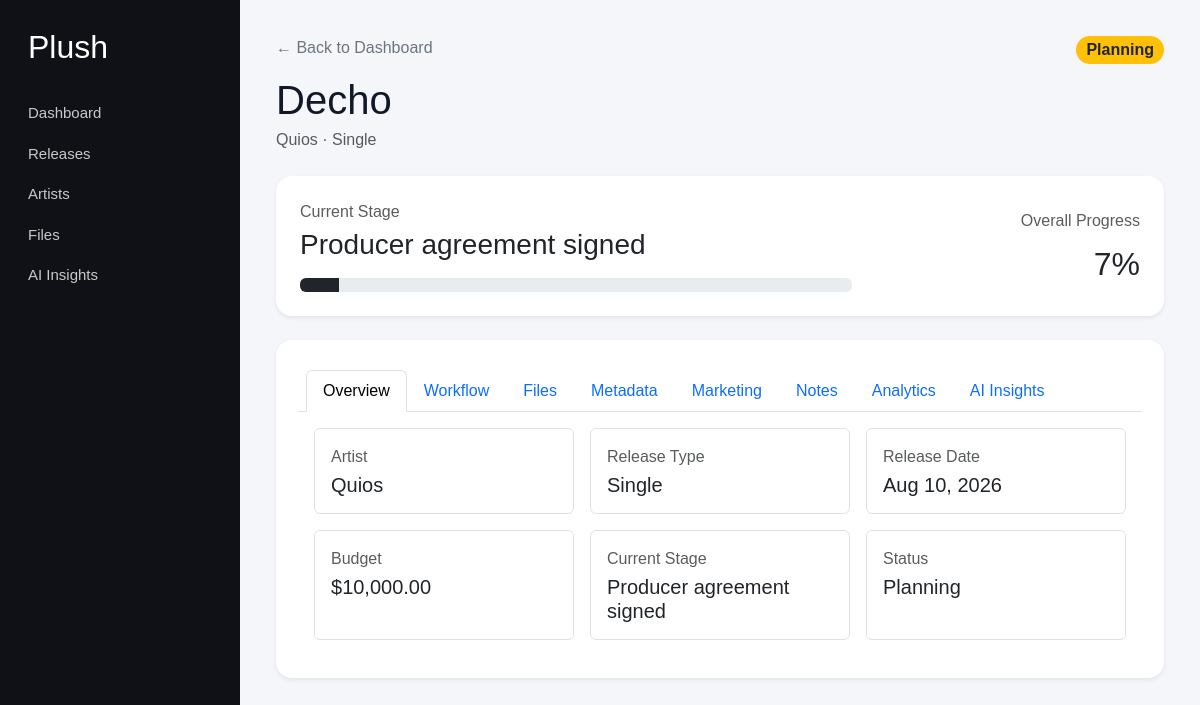
Screenshot of /releases/1 with the database file from the repository.
### models/release.py (models this page shows, shortened)
class Release(db.Model):
    __tablename__ = "releases"
    id = db.Column(
        db.Integer,
        primary_key=True,
    )
    artist_id = db.Column(
        db.Integer,
        db.ForeignKey("artists.id"),
        nullable=False,
        index=True,
    )
    title = db.Column(
        db.String(200),
        nullable=False,
    )
    release_type = db.Column(
        db.String(50),
        nullable=True,
    )
    status = db.Column(
        db.String(50),
        nullable=False,
        default="planning",
        index=True,
    )
    release_date = db.Column(
        db.Date,
        nullable=True,
        index=True,
    )
    budget = db.Column(
        db.Float,
        nullable=True,
    )
    current_stage = db.Column(
        db.String(120),
        nullable=True,
    )
    progress = db.Column(
        db.Integer,
        nullable=False,
        default=0,
    )
    created_at = db.Column(
        db.DateTime,
        nullable=False,
        default=datetime.utcnow,
    )
    updated_at = db.Column(
        db.DateTime,
        nullable=False,
        default=datetime.utcnow,
        onupdate=datetime.utcnow,
    )
    tasks = db.relationship(
        "Task",
        backref="release",
        lazy=True,
        cascade="all, delete-orphan",
    )
    files = db.relationship(
        "ProjectFile",
        backref="release",
        lazy=True,
        cascade="all, delete-orphan",
    )
    notes = db.relationship(
        "Note",
        backref="release",
        lazy=True,
        cascade="all, delete-orphan",
    )
    song_metadata = db.relationship(
        "SongMetadata",
        backref="release",
        uselist=False,
        cascade="all, delete-orphan",
    )
    deal = db.relationship(
        "Deal",
        backref="release",
        uselist=False,
        cascade="all, delete-orphan",
    )
    marketing_plan = db.relationship(
        "MarketingPlan",
        backref="release",
        uselist=False,
        cascade="all, delete-orphan",
    )
    activities = db.relationship(
        "Activity",
        backref="release",
        lazy=True,
        cascade="all, delete-orphan",
        order_by="Activity.created_at.desc()",
    )
    comments = db.relationship(
        "Comment",
        backref="release",
        lazy=True,
        cascade="all, delete-orphan",
        order_by="Comment.created_at.desc()",
    )
    calendar_events = db.relationship(
        "CalendarEvent",
        backref="release",
        lazy=True,
        cascade="all, delete-orphan",
    )

### models/artist.py (models this page shows)
class Artist(db.Model):
    __tablename__ = "artists"
    id = db.Column(db.Integer, primary_key=True)
    name = db.Column(db.String(150), nullable=False)
    genre = db.Column(db.String(100), nullable=True)
    email = db.Column(db.String(150), nullable=True)
    instagram_url = db.Column(db.String(255), nullable=True)
    spotify_url = db.Column(db.String(255), nullable=True)
    created_at = db.Column(db.DateTime, default=datetime.utcnow)
    releases = db.relationship(
        "Release",
        backref="artist",
        lazy=True,
        cascade="all, delete-orphan"
    )
    users = db.relationship("User", backref="artist", lazy=True)

### routes/releases.py (the view)
@releases_bp.route("/releases/<int:release_id>")
def release_detail(release_id):
    release_record = Release.query.get_or_404(release_id)
    completed_tasks = sum(
        1 for task in release_record.tasks
        if task.status == "done"
    )
    total_tasks = len(release_record.tasks)
    progress = (
        round((completed_tasks / total_tasks) * 100)
        if total_tasks
        else 0
    )
    release = {
        "id": release_record.id,
        "artist": release_record.artist.name,
        "title": release_record.title,
        "type": release_record.release_type or "Single",
        "status": release_record.status.replace("_", " ").title(),
        "release_date": (
            release_record.release_date.strftime("%b %d, %Y")
            if release_record.release_date
            else "Not scheduled"
        ),
        "stage": (
            release_record.current_stage
            or "Not selected"
        ),
        "budget": (
            f"{release_record.budget:,.2f}"
            if release_record.budget is not None
            else "0.00"
        ),
        "progress": progress,
    }
    tasks = [
        {
            "id": task.id,
            "name": task.task_name,
            "status": task.status,
            "completed": task.status == "done",
        }
        for task in release_record.tasks
    ]
    files = [
        {
            "name": project_file.file_name,
            "category": (
                project_file.category or "Other"
            ),
        }
        for project_file in release_record.files
    ]
    notes = [
        {
            "content": note.content,
            "visibility": note.visibility.replace(
                "_",
                " ",
            ).title(),
        }
        for note in release_record.notes
    ]
    ai_summary = (
        "AI insights will appear here after the release "
        "contains enough project information."
    )
    return render_template(
        "release_detail.html",
        release=release,
        tasks=tasks,
        files=files,
        notes=notes,
        ai_summary=ai_summary,
    )

### templates/release_detail.html (shortened to what this page needs)
{% extends "base.html" %}
{% block content %}
<div class="d-flex justify-content-between align-items-start mb-4">
    <div>
        <a href="/dashboard" class="text-decoration-none text-secondary">
            ← Back to Dashboard
        </a>
        <h1 class="mt-3 mb-1">{{ release.title }}</h1>
        <p class="text-muted mb-0">
            {{ release.artist }} · {{ release.type }}
        </p>
    </div>
    <span class="badge bg-warning text-dark fs-6">
        {{ release.status }}
    </span>
</div>
<div class="card border-0 shadow-sm p-4 mb-4">
    <div class="row align-items-center">
        <div class="col-md-8">
            <p class="text-muted mb-1">Current Stage</p>
            <h3 class="mb-3">{{ release.stage }}</h3>
            <div class="progress" style="height: 14px;">
                <div
                    class="progress-bar bg-dark"
                    role="progressbar"
                    style="width: {{ release.progress }}%;"
                    aria-valuenow="{{ release.progress }}"
                    aria-valuemin="0"
                    aria-valuemax="100">
                </div>
            </div>
        </div>
        <div class="col-md-4 text-md-end mt-3 mt-md-0">
            <p class="text-muted mb-1">Overall Progress</p>
            <h2 class="mb-0">{{ release.progress }}%</h2>
        </div>
    </div>
</div>
<div class="card border-0 shadow-sm">
    <div class="card-header bg-white border-bottom">
        <ul class="nav nav-tabs card-header-tabs" id="releaseTabs" role="tablist">
            <li class="nav-item" role="presentation">
                <button
                    class="nav-link active"
                    id="overview-tab"
                    data-bs-toggle="tab"
                    data-bs-target="#overview"
                    type="button"
                    role="tab">
                    Overview
                </button>
            </li>
            <li class="nav-item" role="presentation">
                <button
                    class="nav-link"
                    id="workflow-tab"
                    data-bs-toggle="tab"
                    data-bs-target="#workflow"
                    type="button"
                    role="tab">
                    Workflow
                </button>
            </li>
            <li class="nav-item" role="presentation">
                <button
                    class="nav-link"
                    id="files-tab"
                    data-bs-toggle="tab"
                    data-bs-target="#files"
                    type="button"
                    role="tab">
                    Files
                </button>
            </li>
            <li class="nav-item" role="presentation">
                <button
                    class="nav-link"
                    id="metadata-tab"
                    data-bs-toggle="tab"
                    data-bs-target="#metadata"
                    type="button"
                    role="tab">
                    Metadata
                </button>
            </li>
            <li class="nav-item" role="presentation">
                <button
                    class="nav-link"
                    id="marketing-tab"
                    data-bs-toggle="tab"
                    data-bs-target="#marketing"
                    type="button"
                    role="tab">
                    Marketing
                </button>
            </li>
            <li class="nav-item" role="presentation">
                <button
                    class="nav-link"
                    id="notes-tab"
                    data-bs-toggle="tab"
                    data-bs-target="#notes"
                    type="button"
                    role="tab">
                    Notes
                </button>
            </li>
            <li class="nav-item" role="presentation">
                <button
                    class="nav-link"
                    id="analytics-tab"
                    data-bs-toggle="tab"
                    data-bs-target="#analytics"
                    type="button"
                    role="tab">
                    Analytics
                </button>
            </li>
            <li class="nav-item" role="presentation">
                <button
                    class="nav-link"
                    id="ai-tab"
                    data-bs-toggle="tab"
                    data-bs-target="#ai"
                    type="button"
                    role="tab">
                    AI Insights
                </button>
            </li>
        </ul>
    </div>
    <div class="card-body">
        <div class="tab-content" id="releaseTabsContent">
            <div
                class="tab-pane fade show active"
                id="overview"
                role="tabpanel"
                aria-labelledby="overview-tab">
                {% include "tabs/overview.html" %}
            </div>
        </div>
    </div>
</div>
{% endblock %}

### templates/tabs/overview.html
<div class="row g-3">
    <div class="col-md-4">
        <div class="border rounded p-3 h-100">
            <p class="text-muted mb-1">Artist</p>
            <h5 class="mb-0">{{ release.artist }}</h5>
        </div>
    </div>
    <div class="col-md-4">
        <div class="border rounded p-3 h-100">
            <p class="text-muted mb-1">Release Type</p>
            <h5 class="mb-0">{{ release.type }}</h5>
        </div>
    </div>
    <div class="col-md-4">
        <div class="border rounded p-3 h-100">
            <p class="text-muted mb-1">Release Date</p>
            <h5 class="mb-0">{{ release.release_date }}</h5>
        </div>
    </div>
    <div class="col-md-4">
        <div class="border rounded p-3 h-100">
            <p class="text-muted mb-1">Budget</p>
            <h5 class="mb-0">${{ release.budget }}</h5>
        </div>
    </div>
    <div class="col-md-4">
        <div class="border rounded p-3 h-100">
            <p class="text-muted mb-1">Current Stage</p>
            <h5 class="mb-0">{{ release.stage }}</h5>
        </div>
    </div>
    <div class="col-md-4">
        <div class="border rounded p-3 h-100">
            <p class="text-muted mb-1">Status</p>
            <h5 class="mb-0">{{ release.status }}</h5>
        </div>
    </div>
</div>

### static/css/styles.css (style rules this page uses)
.app-body { margin: 0; font-family: Arial, sans-serif; background: #f5f6fa; color: #111827; display: flex; }
.card { background: white; padding: 22px; border-radius: 16px; box-shadow: 0 8px 24px rgba(15, 17, 23, 0.06); }
.card p { margin: 0; color: #6b7280; }
.card h2 { margin: 12px 0 0; font-size: 32px; }
.badge { padding: 6px 10px; border-radius: 999px; font-size: 13px; font-weight: bold; }

### rows the page displays
Release: title "Decho", type "Single", status "Planning", stage "Producer agreement signed", release_date "Aug 10, 2026"
Artist: artist "Quios"

### other values shown
{{ release.progress }} "7"
{{ release.budget }} "10,000.00"
